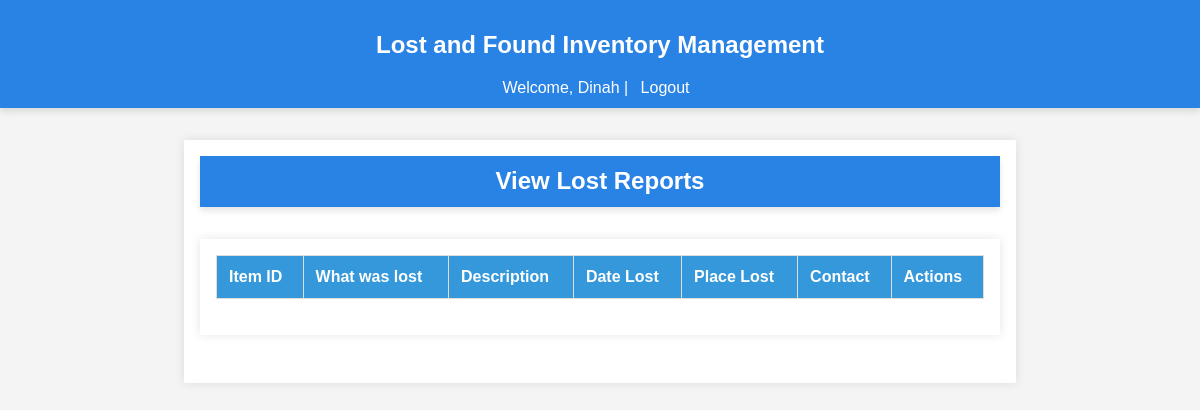
Page /admin/reports/lost (signed in) on the earlier database version.
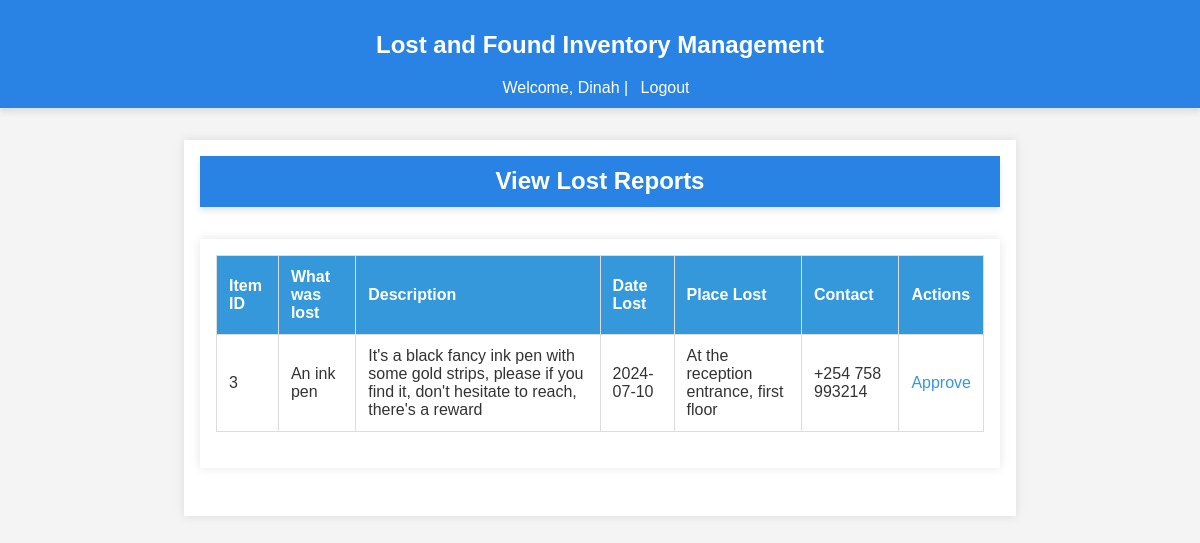
Same page on the later database version.
### app/models/lost_report.py (models this page shows, shortened)
class LostReport(db.Model):
    id = db.Column(db.Integer, primary_key=True)
    user_id = db.Column(db.Integer, db.ForeignKey('user.id'), nullable=False)
    item_id = db.Column(db.Integer, db.ForeignKey('item.id'), nullable=False)
    item_name = db.Column(db.String(150), nullable=True)
    place_lost = db.Column(db.String(150), nullable=False)
    date_lost = db.Column(db.Date, nullable=False)
    time_lost = db.Column(db.Time, nullable=False)
    contact = db.Column(db.String(255), nullable=True)
    description = db.Column(db.String(255), nullable=True)
    primary_color = db.Column(db.String(50), nullable=True)
    secondary_color = db.Column(db.String(50), nullable=True)
    upload_image = db.Column(db.String(250), nullable=True)
    user = db.relationship('User', back_populates='lost_reports')
    item = db.relationship('Item', back_populates='lost_reports')

### app/routes/admin.py (the view)
@bp.route('/reports/lost', methods=['GET'])
@login_required
@admin_required
def view_lost_reports():
    try:
        lost_reports = LostReport.query.all()
        return render_template('view_lost_reports.html', lost_reports=lost_reports)
    except Exception as e:
        return jsonify({'error': str(e)}), 500

### app/__init__.py (called while the page is built)
def register_extensions(app):
    db.init_app(app)
    migrate.init_app(app, db)
    bcrypt.init_app(app)
    login_manager.init_app(app)
    mail.init_app(app)
    @login_manager.user_loader
    def load_user(user_id):
        return user.User.query.get(int(user_id))

### app/templates/view_lost_reports.html
{% extends "base.html" %}
{% block content %}
<header>
    <h1>View Lost Reports</h1>
</header>
<main>
    <table>
        <thead>
            <tr>
                <th>Item ID</th>
                <th>What was lost</th>
                <th>Description</th>
                <th>Date Lost</th>
                <th>Place Lost</th>
                <th>Contact</th>
                <th>Actions</th>
            </tr>
        </thead>
        <tbody>
            {% for report in lost_reports %}
            <tr>
                <td>{{ report.item_id }}</td>
                <td>{{ report.item_name }}</td>
                <td>{{ report.description }}</td>
                <td>{{ report.date_lost }}</td>
                <td>{{ report.place_lost }}</td>
                <td>{{ report.contact }}</td>
                <td>
                    <a href="{{ url_for('admin.approve_lost_report', report_id=report.id) }}">Approve</a>
                </td>
            </tr>
            {% endfor %}
        </tbody>
    </table>
</main>
{% endblock %}

Differences in the rows shown:
added LostReport: item_id "3", item_name "An ink pen", description "It's a black fancy ink pen with some gold strips, please if you find it, don't hesitate to reach, there's a reward", date_lost "2024-07-10", place_lost "At the reception entrance, first floor", contact "+254 758 993214"
